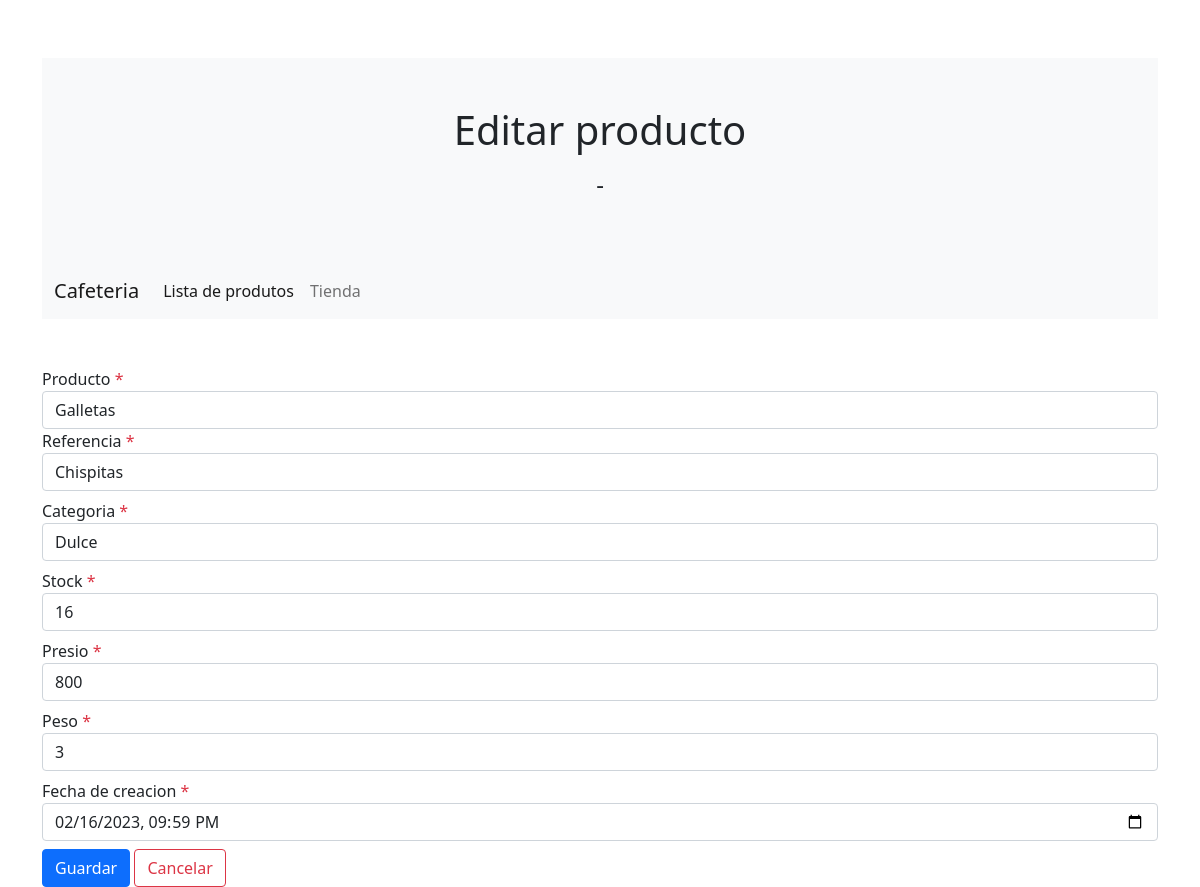
The app's page /index.php?controller=productController&action=edit&id=3 with its own data.
### tables this page shows
CREATE TABLE `products` (
  `id` int(11) NOT NULL,
  `name` varchar(100) NOT NULL,
  `price` double NOT NULL,
  `weight` float NOT NULL,
  `category` varchar(200) NOT NULL,
  `stock` int(11) NOT NULL,
  `created_at` timestamp NOT NULL DEFAULT current_timestamp() ON UPDATE current_timestamp(),
  `reference` varchar(200) NOT NULL
);

### index.php (called while the page is built, shortened)
<?php
require_once 'models/db.php';
$controller = new $controllerName();
$dataToView["data"] = array();
if(method_exists($controller,$_GET["action"])) $dataToView["data"] = $controller->{$_GET["action"]}();
require_once 'views/template/header.php';
require_once 'views/'.$controller->view.'.php';

### controllers/ProductController.php (called while the page is built, shortened)
<?php
require_once 'Models/Product.php';
class ProductController{
	private $productObj;
	public function __construct() {
		$this->productObj = new Product();
	}
	public function edit($id = null){
		if(isset($_GET["id"])) $id = $_GET["id"];
			return $this->productObj->getProductById($id);
	}
}

### models/db.php (called while the page is built, shortened)
<?php
class Db {
	public function __construct() {
		$this->host = constant('DB_HOST');
		$this->db = constant('DB');
		$this->user = constant('DB_USER');
		$this->pass = constant('DB_PASS');
		try {
           $this->conection = new PDO('mysql:host='.$this->host.'; dbname='.$this->db, $this->user, $this->pass);
        } catch (PDOException $e) {
            echo $e->getMessage();
            exit();
        }
	}
}

### models/Product.php (called while the page is built, shortened)
<?php
class Product {
	private $table = 'products';
	private $conection;
	public function getConection(){
		$dbObj = new Db();
		$this->conection = $dbObj->conection;
	}
	public function getProductById($id){
		$sql = "SELECT * FROM ".$this->table. " WHERE id = ?";
		$stmt = $this->conection->prepare($sql);
		$stmt->execute([$id]);
		return $stmt->fetch();
	}
}

### Views/edit_product.php (the view, shortened to what this page needs)
<?php
$name = $reference = $category =  $created_at = $id = "";
$price = $stock = $weight = 0;
if(isset($dataToView["data"]["name"])) $name = $dataToView["data"]["name"];
if(isset($dataToView["data"]["stock"])) $stock = $dataToView["data"]["stock"];
if(isset($dataToView["data"]["price"])) $price = $dataToView["data"]["price"];
if(isset($dataToView["data"]["weight"])) $weight = $dataToView["data"]["weight"];
if(isset($dataToView["data"]["category"])) $category = $dataToView["data"]["category"];
if(isset($dataToView["data"]["reference"])) $reference = $dataToView["data"]["reference"];
if(isset($dataToView["data"]["created_at"])) $created_at = $dataToView["data"]["created_at"];
?>
<div class="row">
	<form class="form" action="index.php?controller=productController&action=save" method="POST">
		<div class="form-group">
			<label>Producto <span class="text-danger">* <?php echo isset($_GET["errors"]['name']) ? $_GET["errors"]['name'] : '';?></span></label>
			<input class="form-control" type="text" name="name" value="<?php echo $name; ?>" />
		</div>
		<div class="form-group mb-2">
			<label>Referencia <span class="text-danger">* <?php echo isset($_GET["errors"]['reference']) ? $_GET["errors"]['reference'] : '';?></span></label>
			<input class="form-control" type="text" name="reference" value="<?php echo $reference; ?>" />
		</div>
		</div>
        <div class="form-group mb-2">
			<label>Categoria <span class="text-danger">* <?php echo isset($_GET["errors"]['category']) ? $_GET["errors"]['category'] : '';?></span></label>
            <input class="form-control" type="text" name="category" value="<?php echo $category; ?>" />
		</div>
        <div class="form-group mb-2">
			<label>Stock <span class="text-danger">* <?php echo isset($_GET["errors"]['stock']) ? $_GET["errors"]['stock'] : '';?></span></label>
            <input class="form-control" type="number" name="stock" value="<?php echo $stock; ?>" />
		</div>
        <div class="form-group mb-2">
			<label>Presio <span class="text-danger">* <?php echo isset($_GET["errors"]['price']) ? $_GET["errors"]['price'] : '';?></span></label>
            <input required class="form-control" type="number" name="price" value="<?php echo $price; ?>" />
		</div>
        <div class="form-group mb-2">
			<label>Peso <span class="text-danger">* <?php echo isset($_GET["errors"]['weight']) ? $_GET["errors"]['weight'] : '';?></span></label>
            <input class="form-control" type="number" name="weight" value="<?php echo $weight; ?>" />
		</div>
        <div class="form-group mb-2">
			<label>Fecha de creacion <span class="text-danger">* <?php echo isset($_GET["errors"]['created_at']) ? $_GET["errors"]['created_at'] : '';?></span></label>
            <input class="form-control" type="datetime-local" id="created_at" name="created_at" value="<?php echo $created_at; ?>" >
		</div>
		<input type="submit" value="Guardar" class="btn btn-primary"/>
		<a class="btn btn-outline-danger" href="index.php?controller=productController&action=list">Cancelar</a>
</div>

### records on screen
products: name "Galletas", reference "Chispitas", category "Dulce", stock "16", price "800", weight "3", created_at "02/16/2023 21:59"

### other values on screen
$controller->page_title "Editar producto"
